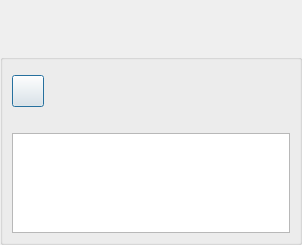
<?xml version="1.0" encoding="UTF-8"?>
<ui version="4.0">
 <class>VideoOptionsDlgClass</class>
 <widget class="QDialog" name="VideoOptionsDlgClass">
  <property name="geometry">
   <rect>
    <x>0</x>
    <y>0</y>
    <width>302</width>
    <height>245</height>
   </rect>
  </property>
  <property name="minimumSize">
   <size>
    <width>0</width>
    <height>50</height>
   </size>
  </property>
  <property name="maximumSize">
   <size>
    <width>16777215</width>
    <height>245</height>
   </size>
  </property>
  <property name="windowTitle">
   <string>Debug Settings</string>
  </property>
  <property name="styleSheet">
   <string notr="true">QDialog#ActivityAbout
{   
color: transparent;
background-color: transparent;
border: 1px solid transparent;
border-radius: 8px; 
}

#StyledDlgTitleBox
{   
color: black;
background-color: rgb(50,238,17);
border: 2px solid green;
border-top-left-radius: 8px; 
border-top-right-radius: 8px;
}

#StyledDlgTitleLabel
{   
color: black;
}

#StyledDlgItemsBox
{   
background-color: rgb(50,238,17);
border: 2px solid green;
border-top-color: green; 
border-bottom-left-radius: 8px; 
border-bottom-right-radius: 8px;
}
QPushButton#CancelButton
{
color: white;
font: bold 14px;
border-width: 10;
border-image: url(:/MyP2PWeb/Resources/button_green_normal.png) 10;
padding: -10;
}
QPushButton#CancelButton:pressed
{
border-width: 10;
border-image: url(:/MyP2PWeb/Resources/button_green_pressed.png) 10;
padding: -10;
}
QPushButton#AcceptButton
{
color: white;
font: bold 14px;
border-width: 10;
border-image: url(:/MyP2PWeb/Resources/button_green_normal.png) 10;
padding: -10;
}
QPushButton#AcceptButton:pressed
{
border-width: 10;
border-image: url(:/MyP2PWeb/Resources/button_green_pressed.png) 10;
padding: -10;
}
QPushButton#ViewLogButton
{
color: white;
font: bold 14px;
border-width: 10;
border-image: url(:/MyP2PWeb/Resources/button_green_normal.png) 10;
padding: -10;
}
QPushButton#ViewLogButton:pressed
{
border-width: 10;
border-image: url(:/MyP2PWeb/Resources/button_green_pressed.png) 10;
padding: -10;
}
QLabel#PermissionLabel
{
font: bold 14px;
}
QLineEdit#FileNameEdit
{
background-color: rgb(238,238,238);
}
QPlainTextEdit#OfferMsgEdit</string>
  </property>
  <layout class="QVBoxLayout" name="verticalLayout">
   <property name="spacing">
    <number>0</number>
   </property>
   <property name="margin">
    <number>0</number>
   </property>
   <item>
    <widget class="TitleBarWidget" name="m_TitleBarWidget" native="true">
     <property name="sizePolicy">
      <sizepolicy hsizetype="Preferred" vsizetype="Fixed">
       <horstretch>0</horstretch>
       <verstretch>0</verstretch>
      </sizepolicy>
     </property>
     <property name="minimumSize">
      <size>
       <width>0</width>
       <height>50</height>
      </size>
     </property>
     <property name="maximumSize">
      <size>
       <width>16777215</width>
       <height>130</height>
      </size>
     </property>
    </widget>
   </item>
   <item>
    <widget class="QGroupBox" name="StyledDlgItemsBox">
     <property name="minimumSize">
      <size>
       <width>0</width>
       <height>0</height>
      </size>
     </property>
     <property name="title">
      <string/>
     </property>
     <layout class="QVBoxLayout" name="verticalLayout_2">
      <item>
       <widget class="VidWidget" name="m_VideoWidget" native="true">
        <property name="sizePolicy">
         <sizepolicy hsizetype="Minimum" vsizetype="Minimum">
          <horstretch>0</horstretch>
          <verstretch>0</verstretch>
         </sizepolicy>
        </property>
       </widget>
      </item>
      <item>
       <widget class="VxPushButton" name="m_RotateButton">
        <property name="sizePolicy">
         <sizepolicy hsizetype="Fixed" vsizetype="Fixed">
          <horstretch>0</horstretch>
          <verstretch>0</verstretch>
         </sizepolicy>
        </property>
        <property name="minimumSize">
         <size>
          <width>32</width>
          <height>32</height>
         </size>
        </property>
        <property name="maximumSize">
         <size>
          <width>32</width>
          <height>32</height>
         </size>
        </property>
        <property name="text">
         <string/>
        </property>
        <property name="iconSize">
         <size>
          <width>32</width>
          <height>32</height>
         </size>
        </property>
       </widget>
      </item>
      <item>
       <widget class="QLabel" name="m_StatusLabel">
        <property name="sizePolicy">
         <sizepolicy hsizetype="Preferred" vsizetype="Fixed">
          <horstretch>0</horstretch>
          <verstretch>0</verstretch>
         </sizepolicy>
        </property>
        <property name="text">
         <string/>
        </property>
       </widget>
      </item>
      <item>
       <widget class="QPlainTextEdit" name="LogTextEdit">
        <property name="sizePolicy">
         <sizepolicy hsizetype="Expanding" vsizetype="Fixed">
          <horstretch>0</horstretch>
          <verstretch>0</verstretch>
         </sizepolicy>
        </property>
        <property name="minimumSize">
         <size>
          <width>0</width>
          <height>100</height>
         </size>
        </property>
        <property name="maximumSize">
         <size>
          <width>16777215</width>
          <height>100</height>
         </size>
        </property>
       </widget>
      </item>
     </layout>
    </widget>
   </item>
  </layout>
 </widget>
 <customwidgets>
  <customwidget>
   <class>TitleBarWidget</class>
   <extends>QWidget</extends>
   <header>TitleBarWidget.h</header>
   <container>1</container>
  </customwidget>
  <customwidget>
   <class>VidWidget</class>
   <extends>QWidget</extends>
   <header location="global">VidWidget.h</header>
   <container>1</container>
  </customwidget>
  <customwidget>
   <class>VxPushButton</class>
   <extends>QPushButton</extends>
   <header>VxPushButton.h</header>
  </customwidget>
 </customwidgets>
 <resources/>
 <connections/>
</ui>
